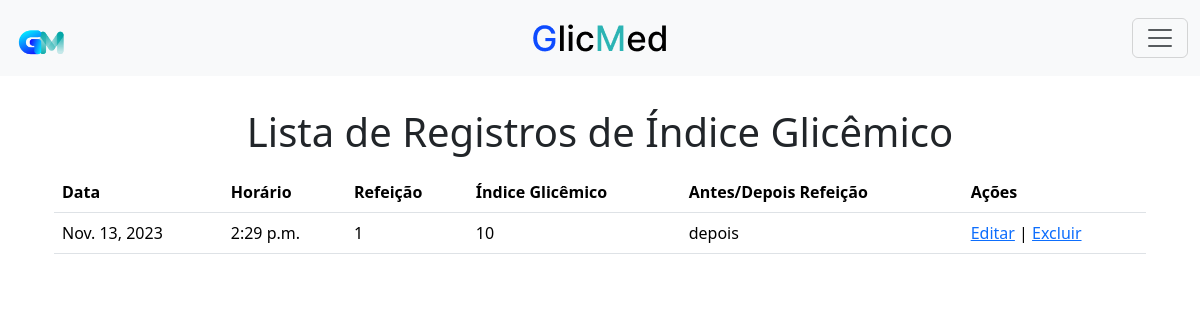
/glicose/list/ (signed in), run on the app's committed database.
### tasks/models.py (models this page shows, shortened)
class Glicose(models.Model):
    user = models.ForeignKey(User, on_delete=models.CASCADE)
    sugar_level = models.IntegerField()
    data = models.DateField()
    horario = models.TimeField()
    refeicao = models.CharField(max_length=20)
    antes_depois_refeicao = models.CharField(max_length=20)

### tasks/views.py (the view)
# urls.py: path('glicose/list/', views.glicose_list, name='glicose_list'),
@login_required
def glicose_list(request):
    glicose_list = Glicose.objects.filter(user=request.user)
    return render(request, 'glicose_list.html', {'glicose_list': glicose_list})

### tasks/templates/glicose_list.html
{% extends 'menu.html' %}
{% block content %}
  <main class="container mt-5">
    <h1 class="text-center">Lista de Registros de Índice Glicêmico</h1>
    <table class="table mt-3">
      <thead>
        <tr>
          <th>Data</th>
          <th>Horário</th>
          <th>Refeição</th>
          <th>Índice Glicêmico</th>
          <th>Antes/Depois Refeição</th>
          <th>Ações</th>
        </tr>
      </thead>
      <tbody>
        {% for glicose in glicose_list %}
          <tr>
            <td>{{ glicose.data }}</td>
            <td>{{ glicose.horario }}</td>
            <td>{{ glicose.refeicao }}</td>
            <td>{{ glicose.sugar_level }}</td>
            <td>{{ glicose.antes_depois_refeicao }}</td>
            <td>
              <a href="{% url 'editar_glicose' glicose.id %}">Editar</a> |
              <a href="{% url 'excluir_glicose' glicose.id %}">Excluir</a>
            </td>
          </tr>
        {% endfor %}
      </tbody>
    </table>
  </main>
{% endblock %}

### tasks/templates/menu.html (style rules this page uses)
body { padding-top: 60px; padding-bottom: 60px; }

### data on the page
Glicose: data "Nov. 13, 2023", horario "2:29 p.m.", refeicao "1", sugar_level "10", antes_depois_refeicao "depois"
